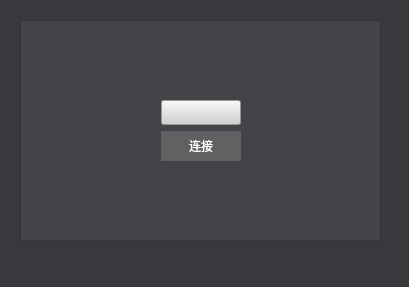
<?xml version="1.0" encoding="UTF-8"?>
<ui version="4.0">
 <class>CPSerialPort</class>
 <widget class="QWidget" name="CPSerialPort">
  <property name="geometry">
   <rect>
    <x>0</x>
    <y>0</y>
    <width>409</width>
    <height>287</height>
   </rect>
  </property>
  <property name="windowTitle">
   <string>Form</string>
  </property>
  <property name="styleSheet">
   <string notr="true">QWidget#CPSerialPort{
	background-color: rgb(57, 57, 61);
}</string>
  </property>
  <widget class="QFrame" name="frame">
   <property name="geometry">
    <rect>
     <x>20</x>
     <y>20</y>
     <width>361</width>
     <height>221</height>
    </rect>
   </property>
   <property name="styleSheet">
    <string notr="true">
QFrame#frame{
	
	background-color: rgb(68, 68, 72);
}
QPushButton{
	border:none;
	color: rgb(255, 255, 255);
	font: 9pt &quot;微软雅黑&quot;;
	background-color: rgb(97, 97, 100);
}
QLabel{
	color: rgb(255, 255, 255);
	font: 9pt &quot;微软雅黑&quot;;

}
QComboBox
{
	background-color: rgb(207, 207, 208);
    spacing: 5px; /* indicator 和 text 的间隔 */
}
QComboBox::drop-down {
    subcontrol-origin: padding;
    subcontrol-position: top right;
    width: 30px;
	border:none;
	padding:3px;
}

QComboBox::down-arrow {
    
	image: url(:/Source/icon/dropdown.png);
}</string>
   </property>
   <property name="frameShape">
    <enum>QFrame::StyledPanel</enum>
   </property>
   <property name="frameShadow">
    <enum>QFrame::Raised</enum>
   </property>
   <layout class="QGridLayout" name="gridLayout">
    <item row="0" column="1">
     <spacer name="verticalSpacer">
      <property name="orientation">
       <enum>Qt::Vertical</enum>
      </property>
      <property name="sizeHint" stdset="0">
       <size>
        <width>20</width>
        <height>24</height>
       </size>
      </property>
     </spacer>
    </item>
    <item row="1" column="0">
     <spacer name="horizontalSpacer_4">
      <property name="orientation">
       <enum>Qt::Horizontal</enum>
      </property>
      <property name="sizeHint" stdset="0">
       <size>
        <width>40</width>
        <height>20</height>
       </size>
      </property>
     </spacer>
    </item>
    <item row="1" column="1">
     <widget class="CQComoBox" name="portCombo">
      <property name="minimumSize">
       <size>
        <width>80</width>
        <height>25</height>
       </size>
      </property>
      <property name="maximumSize">
       <size>
        <width>80</width>
        <height>16777215</height>
       </size>
      </property>
      <property name="focusPolicy">
       <enum>Qt::NoFocus</enum>
      </property>
     </widget>
    </item>
    <item row="1" column="2">
     <spacer name="horizontalSpacer">
      <property name="orientation">
       <enum>Qt::Horizontal</enum>
      </property>
      <property name="sizeHint" stdset="0">
       <size>
        <width>40</width>
        <height>20</height>
       </size>
      </property>
     </spacer>
    </item>
    <item row="2" column="0">
     <spacer name="horizontalSpacer_3">
      <property name="orientation">
       <enum>Qt::Horizontal</enum>
      </property>
      <property name="sizeHint" stdset="0">
       <size>
        <width>34</width>
        <height>20</height>
       </size>
      </property>
     </spacer>
    </item>
    <item row="2" column="1">
     <widget class="QPushButton" name="btnConnect">
      <property name="sizePolicy">
       <sizepolicy hsizetype="Minimum" vsizetype="Expanding">
        <horstretch>0</horstretch>
        <verstretch>0</verstretch>
       </sizepolicy>
      </property>
      <property name="minimumSize">
       <size>
        <width>80</width>
        <height>30</height>
       </size>
      </property>
      <property name="maximumSize">
       <size>
        <width>80</width>
        <height>30</height>
       </size>
      </property>
      <property name="focusPolicy">
       <enum>Qt::NoFocus</enum>
      </property>
      <property name="text">
       <string>连接</string>
      </property>
     </widget>
    </item>
    <item row="2" column="2">
     <spacer name="horizontalSpacer_2">
      <property name="orientation">
       <enum>Qt::Horizontal</enum>
      </property>
      <property name="sizeHint" stdset="0">
       <size>
        <width>40</width>
        <height>20</height>
       </size>
      </property>
     </spacer>
    </item>
    <item row="3" column="1">
     <spacer name="verticalSpacer_2">
      <property name="orientation">
       <enum>Qt::Vertical</enum>
      </property>
      <property name="sizeHint" stdset="0">
       <size>
        <width>20</width>
        <height>40</height>
       </size>
      </property>
     </spacer>
    </item>
   </layout>
  </widget>
 </widget>
 <customwidgets>
  <customwidget>
   <class>CQComoBox</class>
   <extends>QComboBox</extends>
   <header>UICompment/cqcomobox.h</header>
  </customwidget>
 </customwidgets>
 <resources/>
 <connections/>
</ui>
